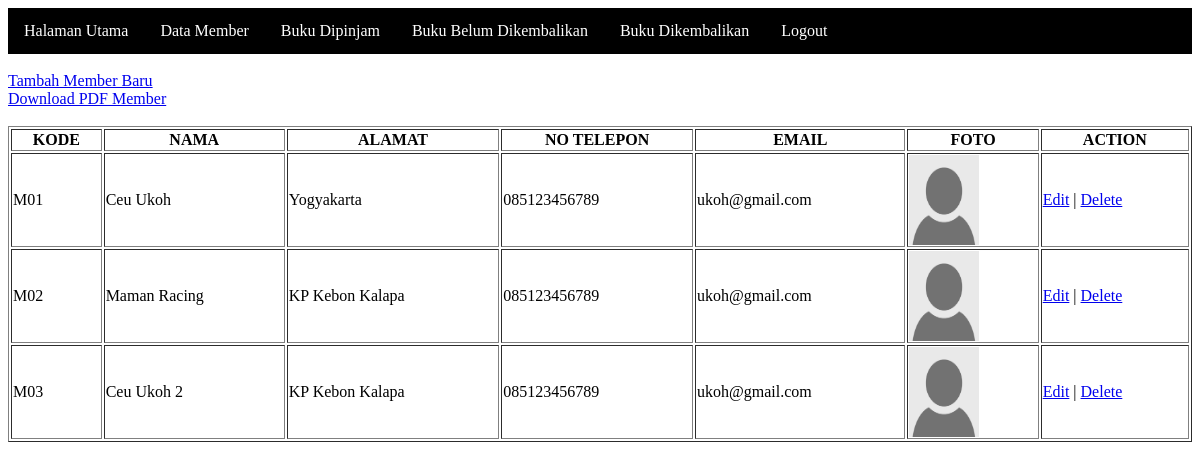
/responsi/tampil_member.php (signed in), run on the app's committed database.
### tables this page shows
CREATE TABLE `member` (
  `kode` varchar(40) NOT NULL,
  `nama` varchar(40) NOT NULL,
  `alamat` text NOT NULL,
  `nohp` varchar(20) NOT NULL,
  `email` varchar(40) NOT NULL,
  `foto` varchar(100) NOT NULL
);

### responsi/tampil_member.php (the view, shortened to what this page needs)
<?php
include_once("koneksi.php");
?>
<html>
<head>
</head>
<body>
    <ul>
        <li><a href="tampil_data.php">Halaman Utama</a></li>
        <li><a href="tampil_member.php">Data Member</a></li>
        <li><a href="tampil_dipinjam.php">Buku Dipinjam</a></li>
        <li><a href="tampil_belum_dikembalikan.php">Buku Belum Dikembalikan</a></li>
        <li><a href="tampil_dikembalikan.php">Buku Dikembalikan</a></li>
        <li><a href="logout.php">Logout</a></li>
    </ul>
    <br>
    <a href="tambah_member.php">Tambah Member Baru</a><br />
    <a href="pdf_member.php">Download PDF Member</a><br><br>
    <table width='100%' border=1>
        <tr>
            <th>KODE</th>
            <th>NAMA</th>
            <th>ALAMAT</th>
            <th>NO TELEPON</th>
            <th>EMAIL</th>
            <th>FOTO</th>
            <th>ACTION</th>
        </tr>
        <?php
        $result = mysqli_query($konek, "SELECT * FROM member");
        foreach ($result as $user_data) {
            echo "<tr>";
            echo "<td>" . $user_data['kode'] . "</td>";
            echo "<td>" . $user_data['nama'] . "</td>";
            echo "<td>" . $user_data['alamat'] . "</td>";
            echo "<td>" . $user_data['nohp'] . "</td>";
            echo "<td>" . $user_data['email'] . "</td>";
            echo "<td>" . "<img src='$user_data[foto]' width='70' height='90' />" . "</td>";
            echo "<td><a href='edit.php?$user_data[kode]'>Edit</a> |
<a href='delete_member.php?kode=$user_data[kode]'>Delete</a></td></tr>";
        }
        ?>
    </table>
</body>
</html>

### responsi/tampil_member.php (style rules this page uses)
ul { list-style-type: none; margin: 0; padding: 0; overflow: hidden; background-color: #000; }
li { float: left; }
li a { display: block; color: white; text-align: center; padding: 14px 16px; text-decoration: none; }

### data on the page
member: kode "M01", nama "Ceu Ukoh", alamat "Yogyakarta", nohp "085123456789", email "ukoh@gmail.com", foto (placeholder picture)
member: kode "M02", nama "Maman Racing", alamat "KP Kebon Kalapa", nohp "085123456789", email "ukoh@gmail.com", foto (placeholder picture)
member: kode "M03", nama "Ceu Ukoh 2", alamat "KP Kebon Kalapa", nohp "085123456789", email "ukoh@gmail.com", foto (placeholder picture)
